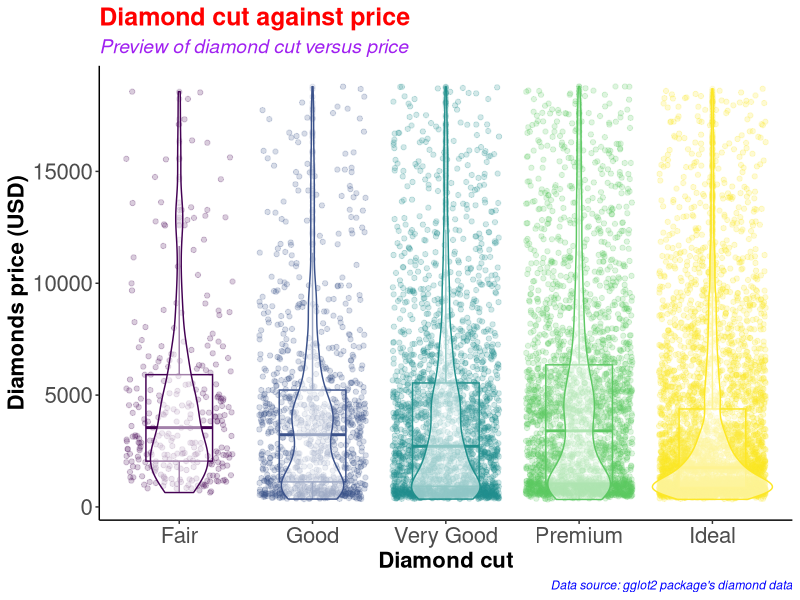

Generate this figure with R: (Note: this script raises an error after producing the figure.)
#########################################
# Name: Wyclife Agumba Oluoch           #   
# E-mail: wyclifeoluoch@gmail.com       #
# GitHub: https://github.com/Wycology   #
# Task: Boxplot and violin plots in one #
# Date: 4th Jan 2021                    #
# Last edited: 22nd July 2021           #
#########################################

# Loading the necessary libraries for the project

base::library(tidyverse) # This is for data wrangling and plotting.
base::library(RColorBrewer) # This is for generating color pallets for the plots.

diamonds_df <- diamonds # Saving the diamonds data-set to a new object in R.

utils::head(diamonds) # Checking the variables in the data-set for subsequent analyses
base::nrow(diamonds) # Checking for the number of rows in the data. 53940 observations
base::ncol(diamonds) # Checking the number of variables in the data-set. 10 variables

diamonds_df %>% # Picking the diamonds data, and then
  dplyr::slice_sample(n = 0.2*(nrow(diamonds))) %>% # Picking a portion of the data-set
  ggplot2::ggplot(ggplot2::aes(x = cut, y = price, color = cut)) + # Adding the mapping variables
  ggplot2::geom_point(position = "jitter", alpha = 0.2) + # Adding jitter and alpha
  ggplot2::geom_boxplot(alpha = 0.1, width = 0.5) + # Modifying dimensions of the boxplot 
  ggplot2::geom_violin(alpha = 0.5) + # Adding violin plot on top of the box and jitter
  ggplot2::theme_classic() + # Adding my preferred theme for publication.
  ggplot2::theme(legend.position = "none") + # Removing the legend; it is on the x-axis
  ggplot2::labs(x = "Diamond cut", # Labels the x-axis.
       y = "Diamonds price (USD)", # Labeling the y-axis
       title = "Diamond cut against price", # Setting tibble of the plot
       subtitle = "Preview of diamond cut versus price", # Descriptive title beneath TITLE
       caption = "Data source: gglot2 package's diamond data") +
  ggplot2::theme(axis.text = ggplot2::element_text(size=16), # Size of labels on tick-marks
        axis.title = ggplot2::element_text(size=16,face="bold")) + # Size of axis labels
  ggplot2::theme(plot.title = ggplot2::element_text(color = 'red', size = 18, face = 'bold'),
        plot.subtitle = ggplot2::element_text(color = 'purple', size = 14, face = 'italic'),
        plot.caption = ggplot2::element_text(color = 'blue', face = 'italic'))

diamonds %>% # Picking the diamonds data, and then
  dplyr::filter(cut == 'Very Good') %>% # Picking the very good cut 
  utils::nrow() # counting the number of rows with very good cut

diamonds %>% 
  dplyr::select(cut) %>% 
  base::table() %>% 
  barplot(col = c('green', 'red', 'blue', 'yellow', 'purple'))

# Instead of specifying the colors, we can simply use the color brewer panel 

diamonds %>% 
  select(cut) %>% 
  table() %>% 
  barplot(col = brewer.pal(n = 5, name = "RdBu"))
# To display more brewer colors options to use, run the following function:

display.brewer.all()

# Can also use rainbow colors

diamonds %>% 
  select(cut) %>% 
  table() %>% 
  barplot(col = rainbow(5))

# Can also use heat.colors
diamonds %>% 
  select(cut) %>% 
  table() %>% 
  barplot(col = heat.colors(5))

# Can also use topographic colors

diamonds %>% 
  select(cut) %>% 
  table() %>% 
  barplot(col = topo.colors(5))

# Can also use terrain colors for the plot
diamonds %>% 
  select(cut) %>% 
  table() %>% 
  barplot(col = terrain.colors(5))

# Can also use cm.colors
diamonds %>% 
  select(cut) %>% 
  table() %>% 
  barplot(col = cm.colors(5)) 

# That is awesome. Good for the day.
